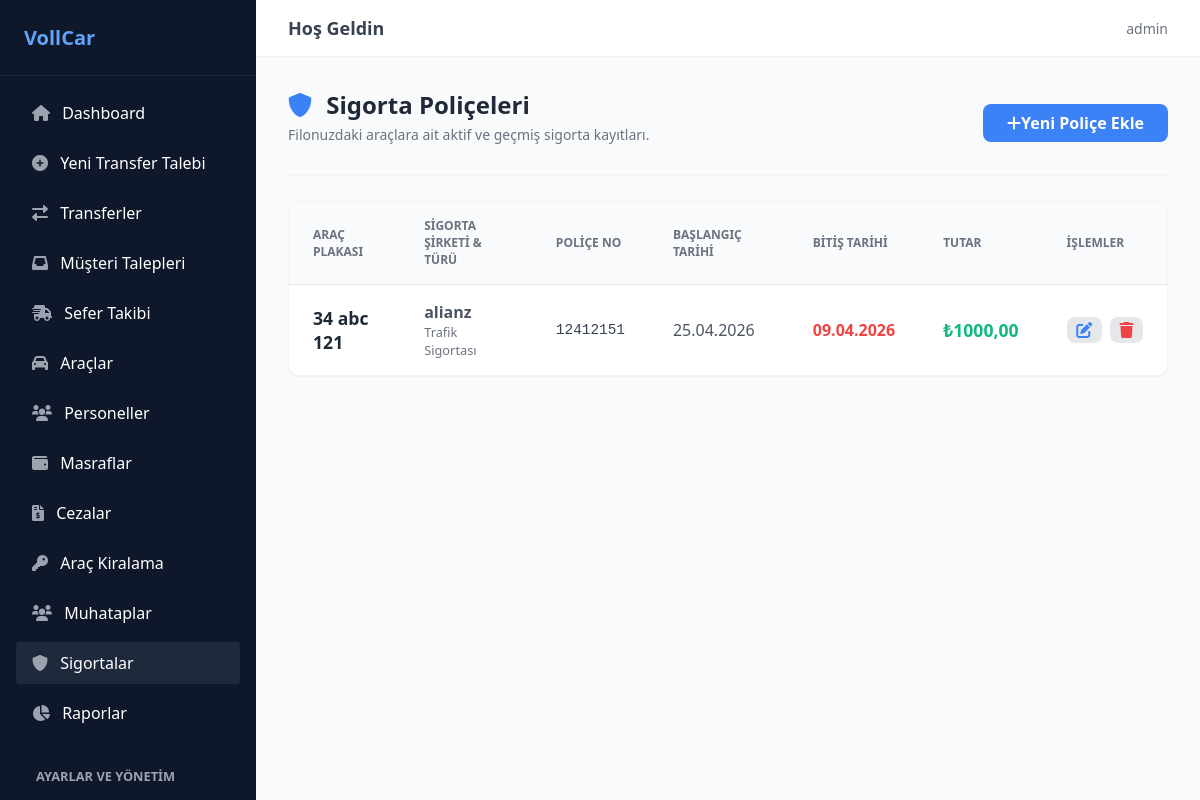
The page /sigortalar/ (signed in) on the database its author committed.
### transfer/models.py (models this page shows, shortened)
class Sigorta(models.Model):
    SIGORTA_TURLERI = [
        ('trafik', 'Trafik Sigortası'),
        ('kasko', 'Kasko'),
        ('ihtiyari', 'İhtiyari Mali Mesuliyet (İMM)'),
        ('ferdi_kaza', 'Koltuk Ferdi Kaza'),
    ]
    arac = models.ForeignKey(Arac, on_delete=models.CASCADE, related_name='sigortalar')
    sigorta_sirketi = models.CharField(max_length=100, null=True, blank=True, verbose_name="Sigorta Şirketi")
    sigorta_turu = models.CharField(max_length=50, choices=SIGORTA_TURLERI, default='trafik', verbose_name="Sigorta Türü")
    police_no = models.CharField(max_length=100)
    police_tarihi = models.DateField()
    police_bitis_tarihi = models.DateField()
    tutar = models.DecimalField(max_digits=10, decimal_places=2)

class Arac(models.Model):
    VITES_SECENEKLERI = [
        ('manuel', 'Manuel'),
        ('otomatik', 'Otomatik'),
        ('yari_otomatik', 'Yarı Otomatik'),
    ]
    YAKIT_SECENEKLERI = [
        ('benzin', 'Benzin'),
        ('dizel', 'Dizel'),
        ('lpg', 'LPG'),
        ('elektrik', 'Elektrik'),
        ('hibrit', 'Hibrit'),
    ]
    DURUM_SECENEKLERI = [
        ('bosta', 'Faal (Boşta)'),
        ('musteride', 'Müşteride'),
        ('rehin', 'Rehin'),
        ('serviste', 'Serviste'),
    ]
    MULKIYET_SECENEKLERI = [
        ('sirket', 'Şirket Aracı'),
        ('kiralik', 'Kiralık'),
    ]
    IL_SECENEKLERI = [
        ('01', '01 - Adana'), ('02', '02 - Adıyaman'), ('03', '03 - Afyonkarahisar'),
        ('04', '04 - Ağrı'), ('05', '05 - Amasya'), ('06', '06 - Ankara'),
        ('07', '07 - Antalya'), ('08', '08 - Artvin'), ('09', '09 - Aydın'),
        ('10', '10 - Balıkesir'), ('11', '11 - Bilecik'), ('12', '12 - Bingöl'),
        ('13', '13 - Bitlis'), ('14', '14 - Bolu'), ('15', '15 - Burdur'),
        ('16', '16 - Bursa'), ('17', '17 - Çanakkale'), ('18', '18 - Çankırı'),
        ('19', '19 - Çorum'), ('20', '20 - Denizli'), ('21', '21 - Diyarbakır'),
        ('22', '22 - Edirne'), ('23', '23 - Elazığ'), ('24', '24 - Erzincan'),
        ('25', '25 - Erzurum'), ('26', '26 - Eskişehir'), ('27', '27 - Gaziantep'),
        ('28', '28 - Giresun'), ('29', '29 - Gümüşhane'), ('30', '30 - Hakkari'),
        ('31', '31 - Hatay'), ('32', '32 - Isparta'), ('33', '33 - Mersin'),
        ('34', '34 - İstanbul'), ('35', '35 - İzmir'), ('36', '36 - Kars'),
        ('37', '37 - Kastamonu'), ('38', '38 - Kayseri'), ('39', '39 - Kırklareli'),
        ('40', '40 - Kırşehir'), ('41', '41 - Kocaeli'), ('42', '42 - Konya'),
        ('43', '43 - Kütahya'), ('44', '44 - Malatya'), ('45', '45 - Manisa'),
        ('46', '46 - Kahramanmaraş'), ('47', '47 - Mardin'), ('48', '48 - Muğla'),
        ('49', '49 - Muş'), ('50', '50 - Nevşehir'), ('51', '51 - Niğde'),
        ('52', '52 - Ordu'), ('53', '53 - Rize'), ('54', '54 - Sakarya'),
        ('55', '55 - Samsun'), ('56', '56 - Siirt'), ('57', '57 - Sinop'),
        ('58', '58 - Sivas'), ('59', '59 - Tekirdağ'), ('60', '60 - Tokat'),
        ('61', '61 - Trabzon'), ('62', '62 - Tunceli'), ('63', '63 - Şanlıurfa'),
        ('64', '64 - Uşak'), ('65', '65 - Van'), ('66', '66 - Yozgat'),
        ('67', '67 - Zonguldak'), ('68', '68 - Aksaray'), ('69', '69 - Bayburt'),
        ('70', '70 - Karaman'), ('71', '71 - Kırıkkale'), ('72', '72 - Batman'),
        ('73', '73 - Şırnak'), ('74', '74 - Bartın'), ('75', '75 - Ardahan'),
        ('76', '76 - Iğdır'), ('77', '77 - Yalova'), ('78', '78 - Karabük'),
        ('79', '79 - Kilis'), ('80', '80 - Osmaniye'), ('81', '81 - Düzce')
    ]
    arac_kodu = models.CharField(max_length=50, unique=True, null=True, blank=True)
    plaka = models.CharField(max_length=20, unique=True)
    kapasite = models.PositiveIntegerField(default=4)
    il_kodu = models.CharField(max_length=10, choices=IL_SECENEKLERI, null=True, blank=True)
    firma = models.ForeignKey('Firma', on_delete=models.SET_NULL, null=True, blank=True, verbose_name="Şirket")
    arac_turu = models.ForeignKey(AracTuru, on_delete=models.SET_NULL, null=True, blank=True)
    tescil_sira_no = models.CharField(max_length=50, null=True, blank=True)
    renk = models.CharField(max_length=30, null=True, blank=True)
    sase_no = models.CharField(max_length=100, null=True, blank=True)
    motor_no = models.CharField(max_length=100, null=True, blank=True)
    marka = models.CharField(max_length=50, null=True, blank=True)
    model_tanim = models.CharField(max_length=100, null=True, blank=True)
    vites = models.CharField(max_length=20, choices=VITES_SECENEKLERI, null=True, blank=True)
    yakit_tipi = models.CharField(max_length=20, choices=YAKIT_SECENEKLERI, null=True, blank=True)
    arac_durumu = models.CharField(max_length=20, choices=DURUM_SECENEKLERI, default='bosta')
    arac_kimde = models.CharField(max_length=100, null=True, blank=True)
    ilk_tescil_tarihi = models.DateField(null=True, blank=True)
    tescil_tarihi = models.DateField(null=True, blank=True)
    model_yili = models.PositiveIntegerField(null=True, blank=True)
    segment = models.CharField(max_length=50, null=True, blank=True)
    mulkiyet_durumu = models.CharField(max_length=20, choices=MULKIYET_SECENEKLERI, default='sirket')
    muayene_tarihi = models.DateField(null=True, blank=True)
    egzoz_emisyon_tarihi = models.DateField(null=True, blank=True)
    cekici_ruhsati_tarihi = models.DateField(null=True, blank=True)
    serusefer_tarihi = models.DateField(null=True, blank=True)
    resim = models.ImageField(upload_to='arac_resimleri/', null=True, blank=True)

### transfer/views.py (the view)
# urls.py: path('sigortalar/', staff_only(views.sigorta_listesi), name='sigorta_listesi'),
@login_required
def sigorta_listesi(request):
    sigortalar = Sigorta.objects.all().select_related('arac').order_by('-police_bitis_tarihi')
    return render(request, 'transfer/sigorta_listesi.html', {'sigortalar': sigortalar})

### transfer/urls.py (called while the page is built)
def staff_only(view_func):
    return user_passes_test(lambda u: u.is_staff, login_url='transfer_listesi')(view_func)

### transfer/templates/transfer/sigorta_listesi.html (shortened to what this page needs)
{% extends "transfer/base.html" %}
{% block content %}
<div class="card-container-large">
    <div class="card-header" style="display: flex; justify-content: space-between; align-items: center; border-bottom: 2px solid #f3f4f6; padding-bottom: 1rem; margin-bottom: 1.5rem;">
        <div>
            <h1 class="card-title"><i class="fas fa-shield-alt mr-2" style="color: #3b82f6;"></i> Sigorta Poliçeleri</h1>
            <p style="color: #6b7280; font-size: 0.875rem; margin-top: 0.25rem;">Filonuzdaki araçlara ait aktif ve geçmiş sigorta kayıtları.</p>
        </div>
        <a href="{% url 'sigorta_ekle' %}" class="btn-gray" style="background-color: #3b82f6; color: white; border-color: #3b82f6; text-decoration: none;">
            <i class="fas fa-plus mr-1"></i> Yeni Poliçe Ekle
        </a>
    </div>
    <div class="table-container">
        <table class="data-table">
            <thead>
                <tr>
                    <th>Araç Plakası</th>
                    <th>Sigorta Şirketi & Türü</th>
                    <th>Poliçe No</th>
                    <th>Başlangıç Tarihi</th>
                    <th>Bitiş Tarihi</th>
                    <th>Tutar</th>
                    <th>İşlemler</th>
                </tr>
            </thead>
            <tbody>
                {% for sigorta in sigortalar %}
                <tr>
                    <td>
                        <div class="table-text-bold" style="color: #1f2937; font-size: 1.1rem;">{{ sigorta.arac.plaka }}</div>
                    </td>
                    <td>
                        <div class="table-text-bold" style="color: #4b5563;">{{ sigorta.sigorta_sirketi|default:"Belirtilmemiş" }}</div>
                        <div style="font-size: 0.8rem; color: #6b7280;">{{ sigorta.get_sigorta_turu_display }}</div>
                    </td>
                    <td>
                        <div style="font-size: 0.9rem; font-family: monospace; color: #374151;">{{ sigorta.police_no }}</div>
                    </td>
                    <td>
                        <div style="color: #4b5563; font-weight: 500;">{{ sigorta.police_tarihi|date:"d.m.Y" }}</div>
                    </td>
                    <td>
                        <div class="table-text-bold" style="color: #ef4444;">{{ sigorta.police_bitis_tarihi|date:"d.m.Y" }}</div>
                    </td>
                    <td>
                        <div class="table-text-bold" style="color: #10b981; font-size: 1.1rem;">₺{{ sigorta.tutar|floatformat:2 }}</div>
                    </td>
                    <td>
                        <div style="display: flex; gap: 0.5rem;">
                            <a href="{% url 'sigorta_duzenle' sigorta.id %}" class="btn-gray" style="padding: 0.3rem 0.6rem; color: #3b82f6; text-decoration: none;" title="Düzenle">
                                <i class="fas fa-edit"></i>
                            </a>
                            <a href="{% url 'sigorta_sil' sigorta.id %}" class="btn-gray" style="padding: 0.3rem 0.6rem; color: #ef4444; text-decoration: none;" onclick="return confirm('Bu poliçeyi silmek istediğinize emin misiniz?');" title="Sil">
                                <i class="fas fa-trash"></i>
                            </a>
                        </div>
                    </td>
                </tr>
                {% empty %}
                <tr>
                    <td colspan="7" class="empty-state">Henüz sisteme eklenmiş bir sigorta poliçesi bulunmuyor. Sağ üstteki butondan yeni poliçe ekleyebilirsiniz.</td>
                </tr>
                {% endfor %}
            </tbody>
        </table>
    </div>
</div>
{% endblock %}

### transfer/templates/transfer/base.html (shortened to what this page needs)
{% load static %}
<!DOCTYPE html>
<html lang="tr">
<head>
    <link rel="stylesheet" href="{% static 'transfer/css/style.css' %}">
    <link rel="stylesheet" href="https://cdnjs.cloudflare.com/ajax/libs/font-awesome/6.0.0/css/all.min.css">
</head>
<body>
    <div class="app-container">
        <aside class="sidebar" style="overflow-y: auto; height: 100vh;">
            <div class="sidebar-header">
                VollCar
            </div>
            <nav class="sidebar-nav">
                {% if request.user.is_staff %}
                <a href="{% url 'dashboard' %}" class="nav-link {% if request.resolver_match.url_name == 'dashboard' %}active{% endif %}">
                    <i class="fas fa-home"></i> Dashboard
                </a>
                {% endif %}
                <a href="{% url 'transfer_ekle' %}" class="nav-link {% if request.resolver_match.url_name == 'transfer_ekle' %}active{% endif %}">
                    <i class="fas fa-plus-circle"></i> Yeni Transfer Talebi
                </a>
                <a href="{% url 'transfer_listesi' %}" class="nav-link {% if request.resolver_match.url_name == 'transfer_listesi' %}active{% endif %}">
                    <i class="fas fa-exchange-alt"></i> Transferler
                </a>
                {% if request.user.is_staff %}
                <a href="{% url 'transfer_talep_listesi' %}" class="nav-link {% if request.resolver_match.url_name == 'transfer_talep_listesi' %}active{% endif %}">
                    <i class="fas fa-inbox"></i> Müşteri Talepleri
                </a>
                <a href="{% url 'sefer_listesi' %}" class="nav-link {% if request.resolver_match.url_name == 'sefer_listesi' %}active{% endif %}">
                    <i class="fas fa-shipping-fast"></i> Sefer Takibi
                </a>
                <a href="{% url 'arac_listesi' %}" class="nav-link {% if request.resolver_match.url_name == 'arac_listesi' or request.resolver_match.url_name == 'arac_ekle' %}active{% endif %}">
                    <i class="fas fa-car"></i> Araçlar
                </a>
                <a href="{% url 'personel_listesi' %}" class="nav-link {% if request.resolver_match.url_name == 'personel_listesi' or request.resolver_match.url_name == 'personel_ekle' %}active{% endif %}">
                    <i class="fas fa-users"></i> Personeller
                </a>
                <a href="{% url 'masraf_listesi' %}" class="nav-link {% if 'masraf' in request.resolver_match.url_name %}active{% endif %}">
                    <i class="fas fa-wallet"></i> Masraflar
                </a>
                <a href="{% url 'ceza_listesi' %}" class="nav-link {% if 'ceza' in request.resolver_match.url_name %}active{% endif %}">
                    <i class="fas fa-file-invoice-dollar"></i> Cezalar
                </a>
                <a href="{% url 'kiralama_listesi' %}" class="nav-link {% if 'kiralama' in request.resolver_match.url_name %}active{% endif %}">
                    <i class="fas fa-key"></i> Araç Kiralama
                </a>
                <a href="{% url 'muhatap_listesi' %}" class="nav-link {% if 'muhatap' in request.resolver_match.url_name %}active{% endif %}">
                    <i class="fas fa-users"></i> Muhataplar
                </a>
                <a href="{% url 'sigorta_listesi' %}" class="nav-link {% if 'sigorta' in request.resolver_match.url_name %}active{% endif %}">
                    <i class="fas fa-shield-alt"></i> Sigortalar
                </a>
                <a href="{% url 'raporlar_ana' %}" class="nav-link {% if 'rapor' in request.resolver_match.url_name %}active{% endif %}">
                    <i class="fas fa-chart-pie"></i> Raporlar
                </a>
                <div style="padding: 10px 20px; font-size: 0.8rem; color: #9ca3af; text-transform: uppercase; font-weight: bold; margin-top: 15px;">Ayarlar ve Yönetim</div>
                {% endif %}
            </nav>
        </aside>
        <main class="main-content">
            <header class="top-header">
                <h2 class="header-title">Hoş Geldin</h2>
                <div class="user-actions">
                    <span class="user-info">{{ user.username }}</span>
                </div>
            </header>
            <div class="content-wrapper">
                {% block content %}
                {% endblock %}
            </div>
        </main>
    </div>
</body>
</html>

### transfer/static/transfer/css/style.css (style rules this page uses)
body { background-color: #f3f4f6; font-family: ui-sans-serif, system-ui, -apple-system, BlinkMacSystemFont, "Segoe UI", Roboto, "Helvetica Neue", Arial, sans-serif; -webkit-font-smoothing: antialiased; margin: 0; padding: 0; }
.app-container { display: flex; height: 100vh; overflow: hidden; }
.sidebar { width: 256px; background-color: #0f172a; color: white; flex-shrink: 0; display: flex; flex-direction: column; }
.sidebar-header { padding: 1.5rem; font-size: 1.25rem; font-weight: 700; border-bottom: 1px solid #1e293b; color: #60a5fa; }
.sidebar-nav { flex: 1; padding: 1rem; display: flex; flex-direction: column; gap: 0.5rem; }
.sidebar { scrollbar-width: thin; scrollbar-color: #3b82f6 transparent; }
.nav-link { display: block; padding: 0.625rem 1rem; border-radius: 0.25rem; transition: background-color 0.2s; color: white; text-decoration: none; }
.nav-link:hover, .nav-link.active { background-color: #1e293b; }
.nav-link i { margin-right: 0.5rem; color: #9ca3af; }
.main-content { flex: 1; overflow-y: auto; background-color: #f9fafb; }
.top-header { background-color: white; box-shadow: 0 1px 2px 0 rgba(0, 0, 0, 0.05); padding: 1rem 2rem; display: flex; justify-content: space-between; align-items: center; }
.header-title { font-size: 1.125rem; font-weight: 600; color: #374151; margin: 0; }
.user-info { font-size: 0.875rem; color: #6b7280; }
.user-actions { display: flex; align-items: center; gap: 1rem; }
.content-wrapper { padding: 2rem; }
.card-container-large { max-width: 80rem; margin: 0 auto; }
.card-header { display: flex; justify-content: space-between; align-items: center; margin-bottom: 1.5rem; }
.card-title { font-size: 1.5rem; font-weight: 700; color: #1f2937; margin: 0; }
.btn-gray { background-color: #e5e7eb; color: #374151; padding: 0.5rem 1.5rem; border-radius: 0.5rem; text-decoration: none; display: inline-flex; align-items: center; justify-content: center; font-weight: 600; transition: background-color 0.2s; }
.table-container { background-color: white; border-radius: 0.75rem; box-shadow: 0 1px 2px 0 rgba(0, 0, 0, 0.05); border: 1px solid #f3f4f6; overflow: hidden; overflow-x: auto; }
.data-table { min-width: 100%; border-collapse: collapse; }
.data-table th { background-color: #f9fafb; padding: 1rem 1.5rem; text-align: left; font-size: 0.75rem; font-weight: 700; color: #6b7280; text-transform: uppercase; }
.data-table td { padding: 1rem 1.5rem; background-color: white; border-top: 1px solid #e5e7eb; }
.mr-2 { margin-right: 0.5rem; }
.table-text-bold { font-weight: bold; color: #1f2937; }

### rows shown on the page
Sigorta: arac.plaka "34 abc 121", sigorta_sirketi "alianz", sigorta_turu "Trafik Sigortası", police_no "12412151", police_tarihi "25.04.2026", police_bitis_tarihi "09.04.2026", tutar "1000,00"

### other values the page prints
{{ user.username }} "admin"
